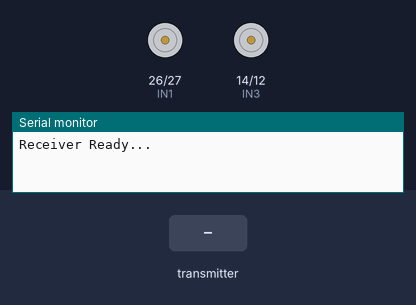
Simulated run of this sketch. Board: ESP32. Shown: motor-driver pin pairs drawn as motors (green arrow = first pin HIGH = forward, orange = second pin HIGH = backward, longer = more drive, scaled by the enable pin), the last lines printed to the serial monitor. The test bench sets the inputs (shaded band).

Above: at 1.2 s.
1.3 s: the transmitter starts sending command = 1
At 2.1 s:
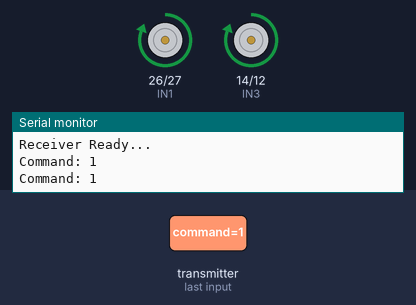
2.8 s: the transmitter starts sending command = 2
At 3.2 s:
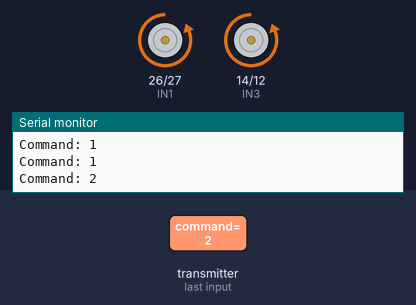
4.3 s: the transmitter starts sending command = 3
At 5.5 s:
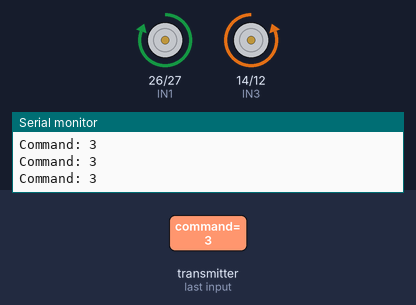
5.8 s: the transmitter starts sending command = 4
At 6.7 s:
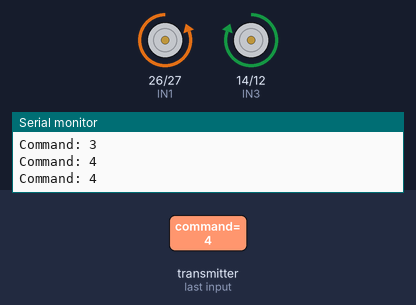
7.3 s: the transmitter starts sending command = 0
At 7.8 s:
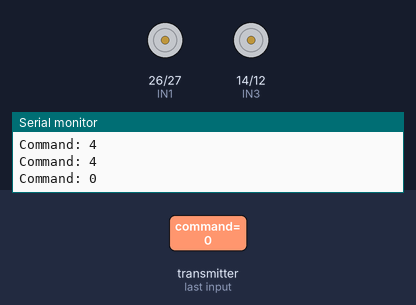
Timing chart, 0 to 9.8 s (numbered marks = the images above; inputs shaded):
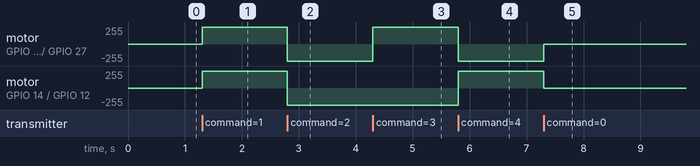

Measured:
- after the input at 1.3 s, motor on GPIO 26 (IN1) / GPIO 27 (IN2), motor on GPIO 14 (IN3) / GPIO 12 (IN4): stopped → forward 255/255 at once
- after the input at 2.8 s, motor on GPIO 26 (IN1) / GPIO 27 (IN2), motor on GPIO 14 (IN3) / GPIO 12 (IN4): forward 255/255 → backward 255/255 at once
- after the input at 4.3 s, motor on GPIO 26 (IN1) / GPIO 27 (IN2): backward 255/255 → forward 255/255 at once
- after the input at 5.8 s, motor on GPIO 26 (IN1) / GPIO 27 (IN2): forward 255/255 → backward 255/255 at once; motor on GPIO 14 (IN3) / GPIO 12 (IN4): backward 255/255 → forward 255/255 at once
- after the input at 7.3 s, motor on GPIO 26 (IN1) / GPIO 27 (IN2): backward 255/255 → stopped at once; motor on GPIO 14 (IN3) / GPIO 12 (IN4): forward 255/255 → stopped at once

The sketch:

reciever.ino
```cpp
#include <esp_now.h>
#include <WiFi.h>

// WIRING
#define IN1 26
#define IN2 27
#define IN3 14
#define IN4 12

#define ENA 25   //
#define ENB 13   //

typedef struct {
  int command;
} Message;

Message data;

// RECEIVE FUNCTION
void OnReceive(const esp_now_recv_info_t *info, const uint8_t *incomingData, int len) {
  memcpy(&data, incomingData, sizeof(data));

  Serial.print("Command: ");
  Serial.println(data.command);

  switch (data.command) {
    case 1: forward(); break;
    case 2: back(); break;
    case 3: right(); break;
    case 4: left(); break;
    default: stopCar(); break;
  }
}

void setup() {
  Serial.begin(115200);
  WiFi.mode(WIFI_STA);

  pinMode(IN1, OUTPUT);
  pinMode(IN2, OUTPUT);
  pinMode(IN3, OUTPUT);
  pinMode(IN4, OUTPUT);

  pinMode(ENA, OUTPUT);
  pinMode(ENB, OUTPUT);

  //  MOTOR ENABLE
  digitalWrite(ENA, HIGH);
  digitalWrite(ENB, HIGH);

  stopCar();

  if (esp_now_init() != ESP_OK) {
    Serial.println("ESP-NOW init failed");
    return;
  }

  esp_now_register_recv_cb(OnReceive);

  Serial.println("Receiver Ready...");
}

void loop() {}

//  MOVEMENT

void forward() {
  digitalWrite(IN1, HIGH);
  digitalWrite(IN2, LOW);
  digitalWrite(IN3, HIGH);
  digitalWrite(IN4, LOW);
}

void back() {
  digitalWrite(IN1, LOW);
  digitalWrite(IN2, HIGH);
  digitalWrite(IN3, LOW);
  digitalWrite(IN4, HIGH);
}

void left() {
  digitalWrite(IN1, LOW);
  digitalWrite(IN2, HIGH);
  digitalWrite(IN3, HIGH);
  digitalWrite(IN4, LOW);
}

void right() {
  digitalWrite(IN1, HIGH);
  digitalWrite(IN2, LOW);
  digitalWrite(IN3, LOW);
  digitalWrite(IN4, HIGH);
}

void stopCar() {
  digitalWrite(IN1, LOW);
  digitalWrite(IN2, LOW);
  digitalWrite(IN3, LOW);
  digitalWrite(IN4, LOW);
}
```
